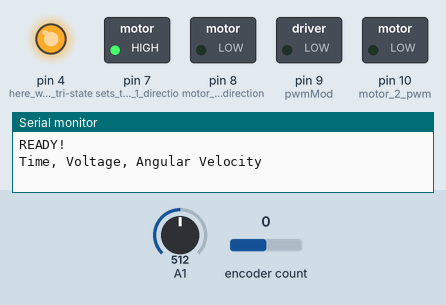
Simulated run of this sketch. Board: Arduino Uno, built with avr-gcc and run on an emulated ATmega328P. On the bench: switched loads named in the sketch (green lamp = pin HIGH), output pins drawn as LEDs (lit = HIGH), the last lines printed to the serial monitor. Inputs (shaded band) come from the test bench; at power-on: A1 = 512, encoder count 0.

Above: at 0.1 s.
At 1.1 s:
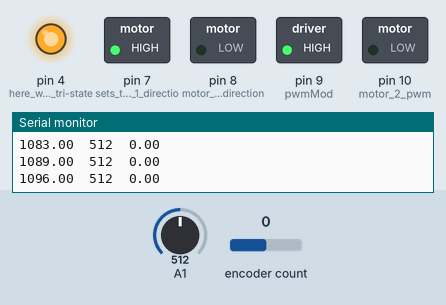
Timing chart, 0 to 2.6 s (numbered marks = the images above):
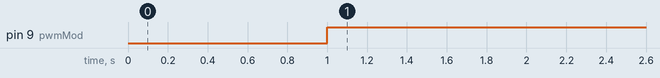

The sketch:

MiniProject_Controller.ino
```cpp
#include "Encoder.h"

// Here we define our pins and constants

#define pwmMod        9 // used to modify the ISR
#define CPR           3200 // counts per revolution
#define PERIOD        5 // our sampling rate
#define pi            3.141// pi constant
Encoder encoderValues(2,3);

// Here we define the variables for position and velocity
float oldPosition = 0;
float newPosition = 0;
float calcPosition;
float angVelocity;

// Here we define the variables
float constantTime;
float oldTime = 0;
float newTime = 0;
float deltaTime;
float delay1;
float delay2;

// voltage variable and loop counter
int voltage;
int loopCounter = 1;

void setup() {
  pinMode(4, OUTPUT); // here we set the tri-state
  digitalWrite(4, HIGH);

  pinMode(7, OUTPUT); // sets the motor 1 direction to high
  digitalWrite(7, HIGH);

  pinMode(pwmMod, OUTPUT); // motor 1 pwm
  //analogWrite(pwmMod, 255); // sets the voltage all the way high

  pinMode(8, OUTPUT); // motor 2 direction
  pinMode(10, OUTPUT); // motor 2 pwm

  pinMode(12, INPUT); // status flag indicator

  Serial.begin(250000); // baud rate for the serial monitor
  Serial.println("READY!");
  Serial.println("Time, Voltage, Angular Velocity");

}

void loop() {
  constantTime = millis();

  if (loopCounter == 1) {
    while(millis() < 1000); // wait a second before we ramp up
    analogWrite(pwmMod, 255); // sets the voltage all the way high
  }

  delay1 = constantTime;
  newTime = constantTime;
  voltage = analogRead(pwmMod);
  newPosition = encoderValues.read();
  calcPosition = (newPosition/CPR)*2*pi;
  angVelocity = ((calcPosition - oldPosition)/(newTime - oldTime))*1000;

  if((oldPosition != newPosition) && (oldTime != newTime)){
    oldPosition = calcPosition;
    oldTime = newTime;
  }

  if (constantTime < 3000){
    Serial.print(newTime);
    Serial.print("\t");
    Serial.print(voltage);
    Serial.print("\t");
    Serial.print(angVelocity);
    Serial.print("\n");
  }
  loopCounter = loopCounter + 1;
  delay2 = constantTime;

  if ((delay2 - delay1) < loopCounter*PERIOD + 1000){
    delay(PERIOD-(delay2-delay1));
  }
}
```

Measured:
- by itself, pin 9 (pwmMod): LOW → HIGH at 1.0 s
